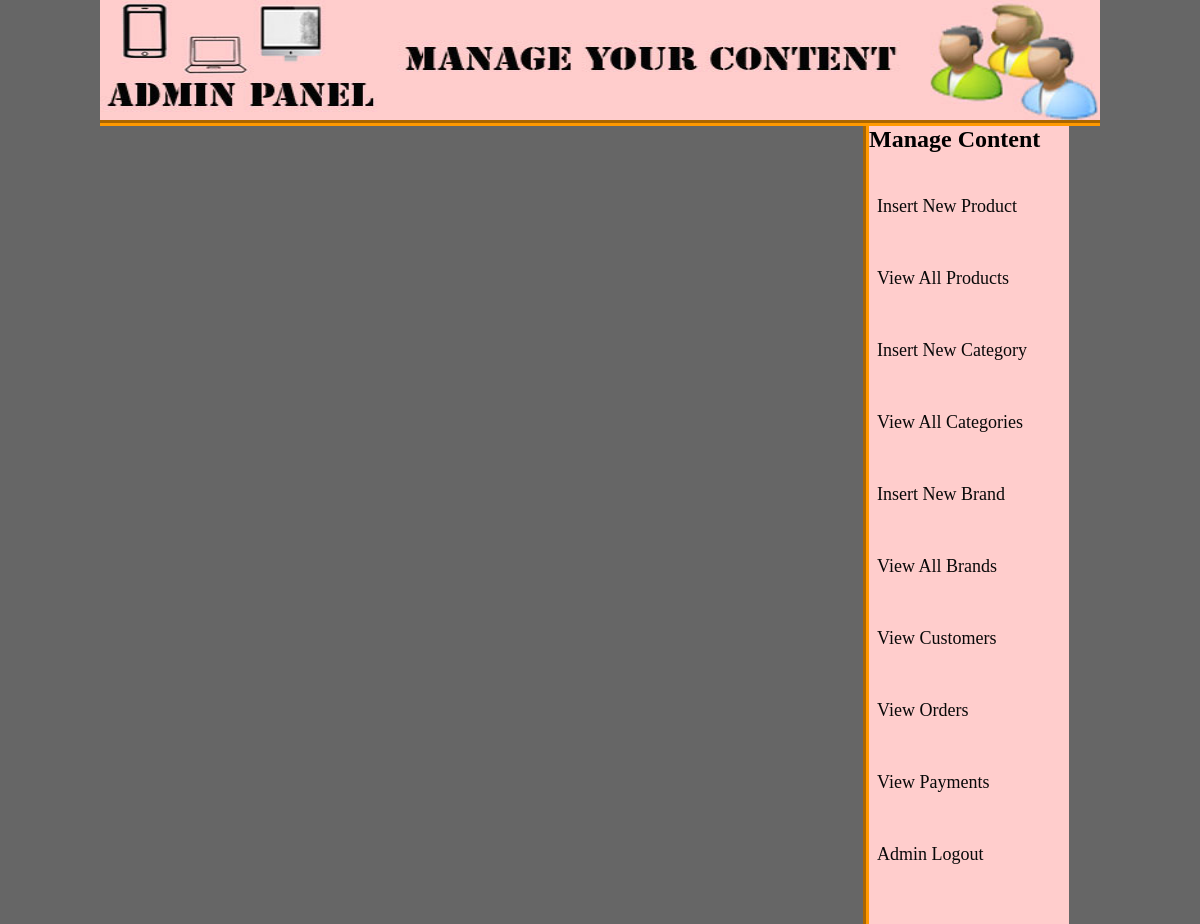
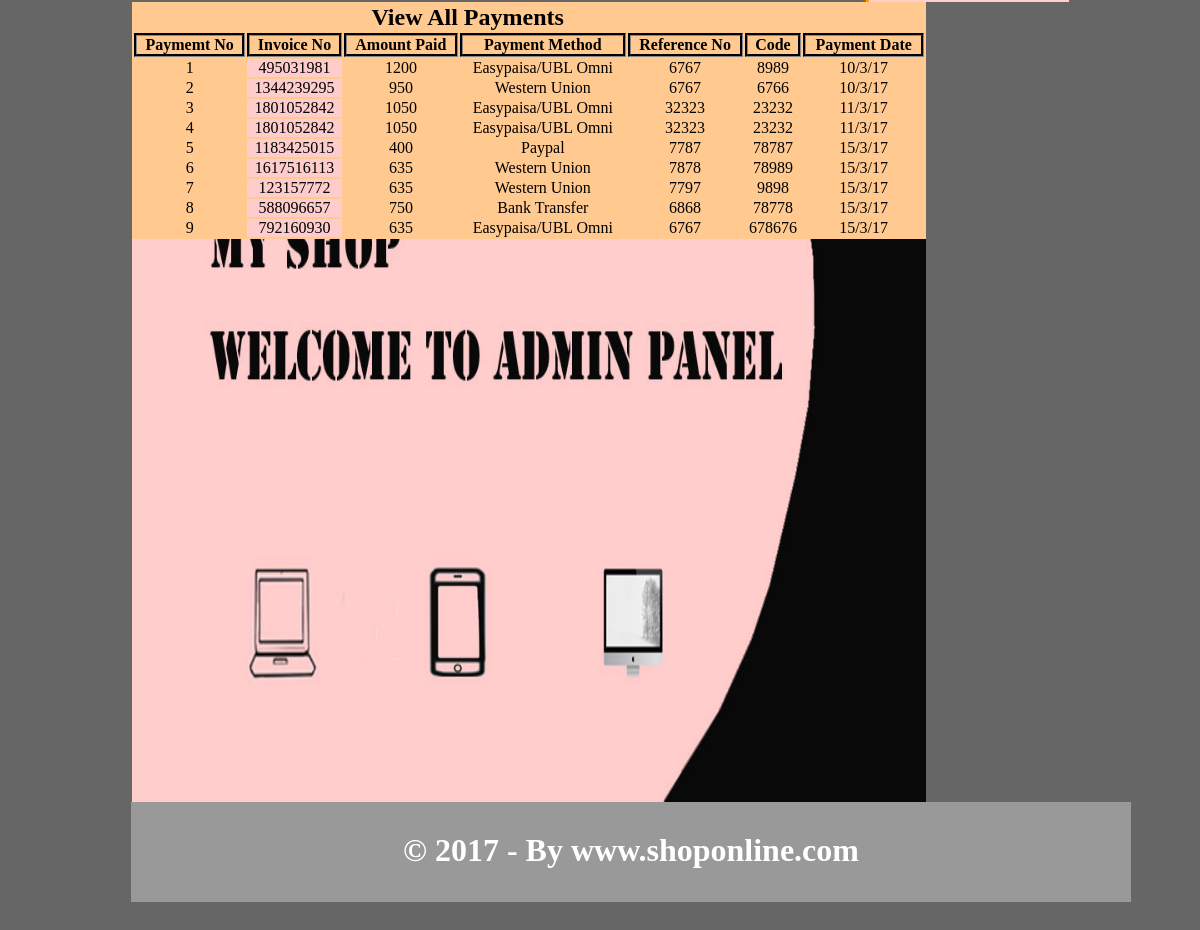
The page /admin_area/index.php?view_payments (signed in) on the database its author committed (2 pictures, top to bottom).
### tables this page shows
CREATE TABLE `payments` (
  `payment_id` int(10) NOT NULL,
  `invoice_no` int(10) NOT NULL,
  `amount` int(10) NOT NULL,
  `payment_mode` text NOT NULL,
  `ref_no` int(10) NOT NULL,
  `code` int(10) NOT NULL,
  `payment_date` text NOT NULL
);

### admin_area/view_payments.php (the view, shortened to what this page needs)
<?php
if(!isset($_SESSION['admin_email'])){
	echo "<script>window.open('login.php','_self')</script>";
}
    else {
?>
<!DOCTYPE HTML>
<html>
<head>
</head>
<body>
<table width="794" align="center" bgcolor="#FFC990"/>
<tr align="center">
<td colspan="6"><h2>View All Payments</h2></td>
</tr>
<tr align="center">
<th>Paymemt No</th>
<th>Invoice No</th>
<th>Amount Paid</th>
<th>Payment Method</th>
<th>Reference No</th>
<th>Code</th>
<th>Payment Date</th>
</tr>
<?php
include("includes/db.php");
$get_payments = "SELECT * FROM payments";
$run_payments=mysqli_query($con ,$get_payments);
$i=0;
while($row_payments=mysqli_fetch_array($run_payments)){
$invoice = $row_payments['invoice_no'];
$amount = $row_payments['amount'];
$payment_m = $row_payments['payment_mode'];
$ref_no = $row_payments['ref_no'];
$code = $row_payments['code'];
$date = $row_payments['payment_date'];
$i++;
?>
<tr align="center">
<td><?php echo $i; ?></td>
<td bgcolor="#FFCCCC"><?php echo $invoice; ?></td>
<td><?php echo $amount; ?></td>
<td><?php echo $payment_m; ?></td>
<td><?php  echo $ref_no;?></td>
<td><?php  echo $code; ?></td>
<td><?php  echo $date; ?></td>
</tr>
<?php } ?>
</body>
</html>
	<?php } ?>

### admin_area/styles/style.css (style rules this page uses)
html, body, div, span, applet, object, iframe, h1, h2, h3, h4, h5, h6, p, blockquote, pre, a, abbr, acronym, address, big, cite, code, del, dfn, em, img, ins, kbd, q, s, samp, small, strike, strong, sub, sup, tt, var, b, u, i, center, dl, dt, dd, ol, ul, li, fieldset, form, label, legend, table, caption, tbody, tfoot, thead, tr, th, td, article, aside, canvas, details, embed, figure, figcaption, footer, header, hgroup, menu, nav, output, ruby, section, summary, time, mark, audio, video { margin: 0; padding: 0; border: 0; vertical-align: baseline; }
body { background: #666; }

### admin_area/view_payments.php (style rules this page uses)
th,tr { border:3px groove #333; }

### rows shown on the page
payments: invoice_no "495031981", amount "1200", payment_mode "Easypaisa/UBL Omni", ref_no "6767", code "8989", payment_date "10/3/17"
payments: invoice_no "1344239295", amount "950", payment_mode "Western Union", ref_no "6767", code "6766", payment_date "10/3/17"
payments: invoice_no "1801052842", amount "1050", payment_mode "Easypaisa/UBL Omni", ref_no "32323", code "23232", payment_date "11/3/17"
payments: invoice_no "1801052842", amount "1050", payment_mode "Easypaisa/UBL Omni", ref_no "32323", code "23232", payment_date "11/3/17"
payments: invoice_no "1183425015", amount "400", payment_mode "Paypal", ref_no "7787", code "78787", payment_date "15/3/17"
payments: invoice_no "1617516113", amount "635", payment_mode "Western Union", ref_no "7878", code "78989", payment_date "15/3/17"
payments: invoice_no "123157772", amount "635", payment_mode "Western Union", ref_no "7797", code "9898", payment_date "15/3/17"
payments: invoice_no "588096657", amount "750", payment_mode "Bank Transfer", ref_no "6868", code "78778", payment_date "15/3/17"
payments: invoice_no "792160930", amount "635", payment_mode "Easypaisa/UBL Omni", ref_no "6767", code "678676", payment_date "15/3/17"
